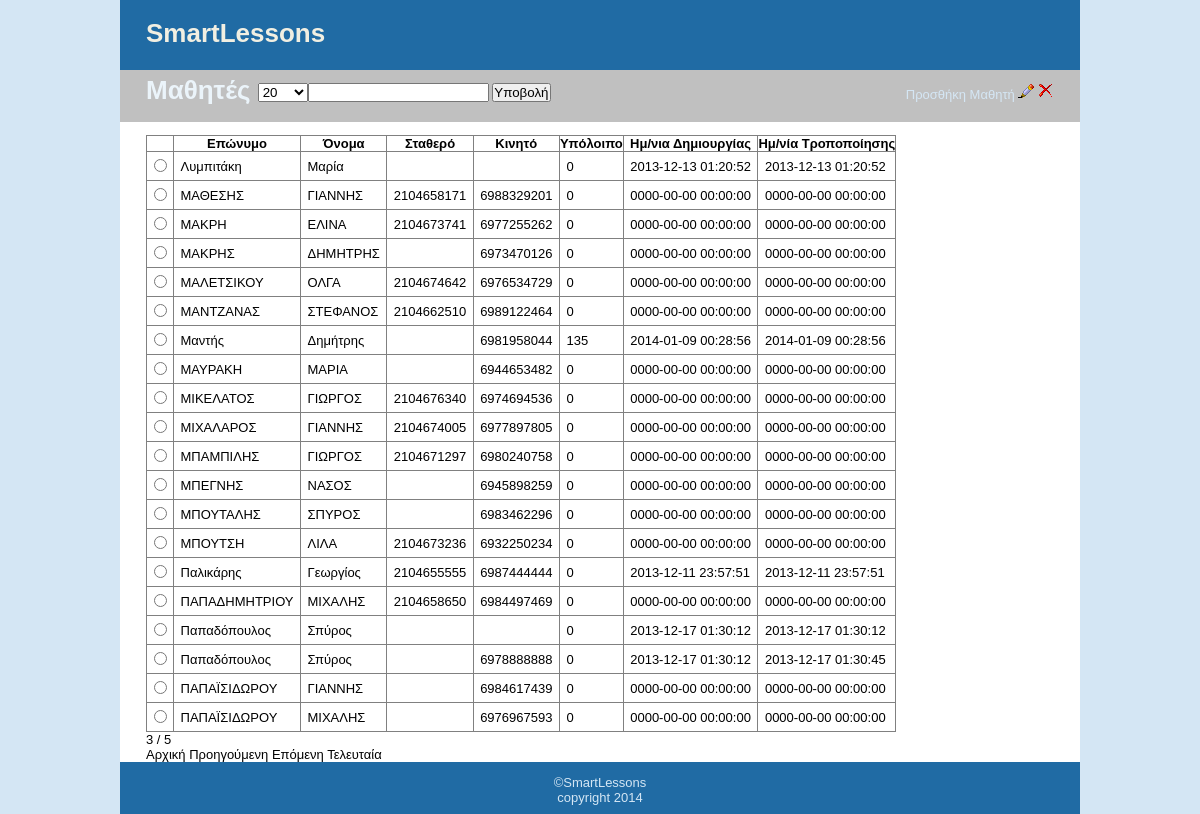
The app's page /studentsOld.php?limit=20&page=3 (signed in) with its own data.
### tables this page shows
CREATE TABLE IF NOT EXISTS `students` (
  `id` int(6) NOT NULL AUTO_INCREMENT,
  `lastName` varchar(30) NOT NULL,
  `firstName` varchar(25) NOT NULL,
  `mobile` varchar(10) NOT NULL,
  `phone` varchar(10) NOT NULL,
  `sugPrice` float NOT NULL,
  `remarks` text NOT NULL,
  `creationDate` datetime NOT NULL,
  `editDate` datetime NOT NULL,
  `rest` float NOT NULL,
  PRIMARY KEY (`id`)
);

### inc/startPagination.php (called while the page is built, shortened)
<?php
	$page = 1;
	$limit = 20;
	if(isset($_GET['page']) && $_GET['page']!=''){
		$page = $_GET['page'];
	}
	if(isset($_GET['limit']) && $_GET['limit']!=''){
		$limit = $_GET['limit'];
	}
	$start=($page-1)*$limit;
?>

### studentsOld.php (the view, shortened to what this page needs)
<?php require_once("inc/functions.php"); ?>
<?php include("inc/header.php"); ?>
				<div id="navigation" style="height:2em;">
						<h1 style="float:left;">Μαθητές&nbsp;</h1>
							<div style="float:left">
								<select name="limit" id="limit" size="1" onchange="filterShow(this);">
									<?php include("inc/startPagination.php"); ?>
								</select>
							</div>
							<div style="float:left">
								<form method="post" action="<?php echo $_SERVER['PHP_SELF']; ?>">
									<?php
										if ( $_POST["fltr"] ){
											$value =  $_POST["fltr"];
										}
										else{
											$value =  "";
										}
									?>
									<input type="text" value="<?php echo $value;?>" id="fltr" name="fltr" maxlength="20">
									<input type="submit" value="Υποβολή">
								</form>
							</div>
							<div style="float:right;">
								<a href="editStudent.php" id="addBtn">
									Προσθήκη Μαθητή
								</a>
								<a href="#" id="editBtn">
									<img src="images/edit.png">
								</a>
								<a href="#" id="deleteBtn" onClick="validateStudentDeletion(this);">
									<img src="images/delete.png" >
								</a>
							</div>
				</div>
				<div id="page">
					<table border="1">
						<tr>
						<th>&nbsp;</th>
						<th>Επώνυμο</th>
						<th>Όνομα</th>
						<th>Σταθερό</th>
						<th>Κινητό</th>
						<th>Υπόλοιπο</th>
						<th>Ημ/νια Δημιουργίας</th>
						<th>Ημ/νία Τροποποίησης</th>
						</tr>
						<?php
							$query=mysql_query("select id from students");
							$rows=mysql_num_rows($query);
							$query  = "SELECT * from students order by lastName ASC LIMIT $start, $limit";
							$result = mysql_query($query);
							while($row = mysql_fetch_array($result)){
								echo "<tr><td>";
								echo "<input type=\"radio\" name=\"id[]\" value=\"" . $row['id'] . "\" " . "onclick=\"linkUpdate(" . $row['id'] . ")\">";
								echo "<td>" . $row['lastName'] . "</td>";
								echo "<td>" . $row['firstName'] . "</td>";
								echo "<td>" . $row['phone'] . "</td>";
								echo "<td>" . $row['mobile'] . "</td>";
								echo "<td>" . $row['rest'] . "</td>";
								echo "<td>" . $row['creationDate'] . "</td>";
								echo "<td>" . $row['editDate'] . "</td>";
								echo "</tr>";
							}
					?>
					</table>
					<p>
						<?php
							echo pagination($limit, $page, $_SELF ,$rows);
						?>
					</p>
				</div>
<?php require("inc/footer.php"); ?>

### css/style.css (style rules this page uses)
html { height: 100%; width: 100%; }
body { font-family: Verdana, Arial, Helvetica, sans-serif; background: #D4E6F4; font-size: 13px; line-height: 15px; text-align:center; }
* { margin:0; padding:0; }
img { border: none; }
table, tr, td { border-collapse: collapse; vertical-align: top; font-size: 13px; line-height: 15px; }
a { color: #000; text-decoration:none; }
table td { padding: 0.5em; }
#navigation { padding: 1em 2em; color: #EBF4FA; background: #C0C0C0; height:2em; clear:both; }
#navigation a { color: #D4E6F4; text-decoration: none; }
#page { padding-left: 2em; padding-top: 1em; vertical-align: top; background: #fff; }

### records on screen
students: lastName "Λυμπιτάκη", firstName "Μαρία", rest "0", creationDate "2013-12-13 01:20:52", editDate "2013-12-13 01:20:52"
students: lastName "ΜΑΘΕΣΗΣ", firstName "ΓΙΑΝΝΗΣ", phone "2104658171", mobile "6988329201", rest "0", creationDate "0000-00-00 00:00:00", editDate "0000-00-00 00:00:00"
students: lastName "ΜΑΚΡΗ", firstName "ΕΛΙΝΑ", phone "2104673741", mobile "6977255262", rest "0", creationDate "0000-00-00 00:00:00", editDate "0000-00-00 00:00:00"
students: lastName "ΜΑΚΡΗΣ", firstName "ΔΗΜΗΤΡΗΣ", mobile "6973470126", rest "0", creationDate "0000-00-00 00:00:00", editDate "0000-00-00 00:00:00"
students: lastName "ΜΑΛΕΤΣΙΚΟΥ", firstName "ΟΛΓΑ", phone "2104674642", mobile "6976534729", rest "0", creationDate "0000-00-00 00:00:00", editDate "0000-00-00 00:00:00"
students: lastName "ΜΑΝΤΖΑΝΑΣ", firstName "ΣΤΕΦΑΝΟΣ", phone "2104662510", mobile "6989122464", rest "0", creationDate "0000-00-00 00:00:00", editDate "0000-00-00 00:00:00"
students: lastName "Μαντής", firstName "Δημήτρης", mobile "6981958044", rest "135", creationDate "2014-01-09 00:28:56", editDate "2014-01-09 00:28:56"
students: lastName "ΜΑΥΡΑΚΗ", firstName "ΜΑΡΙΑ", mobile "6944653482", rest "0", creationDate "0000-00-00 00:00:00", editDate "0000-00-00 00:00:00"
students: lastName "ΜΙΚΕΛΑΤΟΣ", firstName "ΓΙΩΡΓΟΣ", phone "2104676340", mobile "6974694536", rest "0", creationDate "0000-00-00 00:00:00", editDate "0000-00-00 00:00:00"
students: lastName "ΜΙΧΑΛΑΡΟΣ", firstName "ΓΙΑΝΝΗΣ", phone "2104674005", mobile "6977897805", rest "0", creationDate "0000-00-00 00:00:00", editDate "0000-00-00 00:00:00"
students: lastName "ΜΠΑΜΠΙΛΗΣ", firstName "ΓΙΩΡΓΟΣ", phone "2104671297", mobile "6980240758", rest "0", creationDate "0000-00-00 00:00:00", editDate "0000-00-00 00:00:00"
students: lastName "ΜΠΕΓΝΗΣ", firstName "ΝΑΣΟΣ", mobile "6945898259", rest "0", creationDate "0000-00-00 00:00:00", editDate "0000-00-00 00:00:00"
students: lastName "ΜΠΟΥΤΑΛΗΣ", firstName "ΣΠΥΡΟΣ", mobile "6983462296", rest "0", creationDate "0000-00-00 00:00:00", editDate "0000-00-00 00:00:00"
students: lastName "ΜΠΟΥΤΣΗ", firstName "ΛΙΛΑ", phone "2104673236", mobile "6932250234", rest "0", creationDate "0000-00-00 00:00:00", editDate "0000-00-00 00:00:00"
students: lastName "Παλικάρης", firstName "Γεωργίος", phone "2104655555", mobile "6987444444", rest "0", creationDate "2013-12-11 23:57:51", editDate "2013-12-11 23:57:51"
students: lastName "ΠΑΠΑΔΗΜΗΤΡΙΟΥ", firstName "ΜΙΧΑΛΗΣ", phone "2104658650", mobile "6984497469", rest "0", creationDate "0000-00-00 00:00:00", editDate "0000-00-00 00:00:00"
students: lastName "Παπαδόπουλος", firstName "Σπύρος", rest "0", creationDate "2013-12-17 01:30:12", editDate "2013-12-17 01:30:12"
students: lastName "Παπαδόπουλος", firstName "Σπύρος", mobile "6978888888", rest "0", creationDate "2013-12-17 01:30:12", editDate "2013-12-17 01:30:45"
students: lastName "ΠΑΠΑΪΣΙΔΩΡΟΥ", firstName "ΓΙΑΝΝΗΣ", mobile "6984617439", rest "0", creationDate "0000-00-00 00:00:00", editDate "0000-00-00 00:00:00"
students: lastName "ΠΑΠΑΪΣΙΔΩΡΟΥ", firstName "ΜΙΧΑΛΗΣ", mobile "6976967593", rest "0", creationDate "0000-00-00 00:00:00", editDate "0000-00-00 00:00:00"

### other values on screen
$page "3"
$lastpage "5"
form field limit "20"
